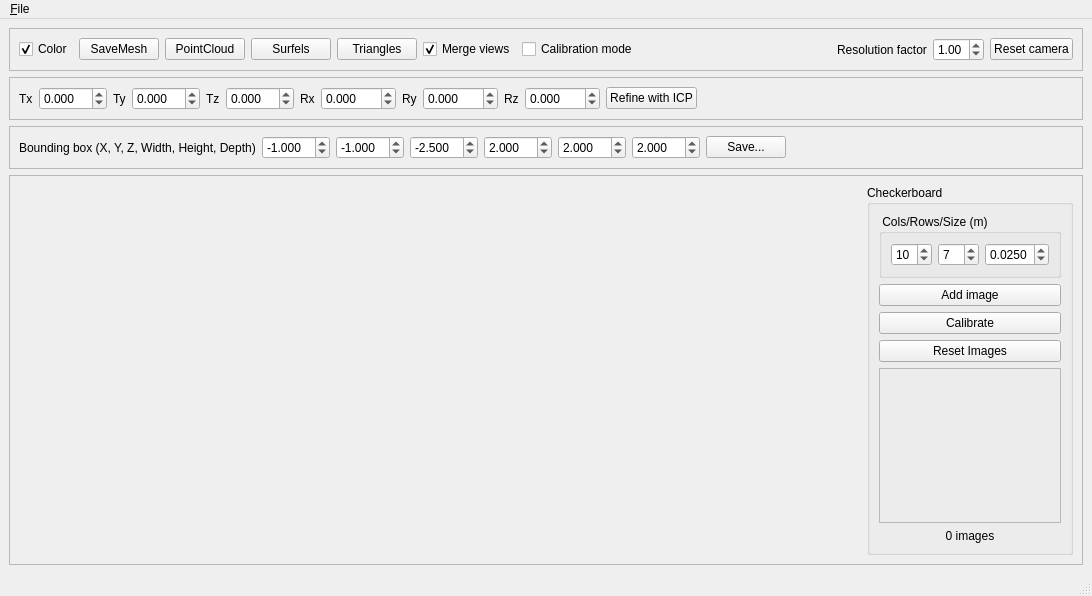
<?xml version="1.0" encoding="UTF-8"?>
<ui version="4.0">
 <class>View3DWindow</class>
 <widget class="QMainWindow" name="View3DWindow">
  <property name="geometry">
   <rect>
    <x>0</x>
    <y>0</y>
    <width>1092</width>
    <height>596</height>
   </rect>
  </property>
  <property name="windowTitle">
   <string>3D View</string>
  </property>
  <widget class="QWidget" name="centralwidget">
   <layout class="QVBoxLayout" name="verticalLayout">
    <item>
     <widget class="QFrame" name="frame">
      <property name="sizePolicy">
       <sizepolicy hsizetype="Preferred" vsizetype="Fixed">
        <horstretch>0</horstretch>
        <verstretch>0</verstretch>
       </sizepolicy>
      </property>
      <property name="frameShape">
       <enum>QFrame::StyledPanel</enum>
      </property>
      <property name="frameShadow">
       <enum>QFrame::Raised</enum>
      </property>
      <layout class="QHBoxLayout" name="horizontalLayout">
       <item>
        <widget class="QCheckBox" name="colorMappingCheckBox">
         <property name="text">
          <string>Color</string>
         </property>
         <property name="checked">
          <bool>true</bool>
         </property>
        </widget>
       </item>
       <item>
        <widget class="QPushButton" name="saveMeshPushButton">
         <property name="text">
          <string>SaveMesh</string>
         </property>
        </widget>
       </item>
       <item>
        <widget class="QPushButton" name="pointCloudPushButton">
         <property name="text">
          <string>PointCloud</string>
         </property>
        </widget>
       </item>
       <item>
        <widget class="QPushButton" name="surfelsPushButton">
         <property name="text">
          <string>Surfels</string>
         </property>
        </widget>
       </item>
       <item>
        <widget class="QPushButton" name="trianglePushButton">
         <property name="text">
          <string>Triangles</string>
         </property>
        </widget>
       </item>
       <item>
        <widget class="QCheckBox" name="mergeViewsCheckBox">
         <property name="text">
          <string>Merge views</string>
         </property>
         <property name="checked">
          <bool>true</bool>
         </property>
        </widget>
       </item>
       <item>
        <widget class="QCheckBox" name="calibrationModeCheckBox">
         <property name="text">
          <string>Calibration mode</string>
         </property>
        </widget>
       </item>
       <item>
        <spacer name="horizontalSpacer">
         <property name="orientation">
          <enum>Qt::Horizontal</enum>
         </property>
         <property name="sizeHint" stdset="0">
          <size>
           <width>40</width>
           <height>20</height>
          </size>
         </property>
        </spacer>
       </item>
       <item>
        <widget class="QLabel" name="label">
         <property name="text">
          <string>Resolution factor</string>
         </property>
        </widget>
       </item>
       <item>
        <widget class="QDoubleSpinBox" name="resolutionFactorSpinBox">
         <property name="minimum">
          <double>0.100000000000000</double>
         </property>
         <property name="maximum">
          <double>4.000000000000000</double>
         </property>
         <property name="singleStep">
          <double>0.100000000000000</double>
         </property>
         <property name="value">
          <double>1.000000000000000</double>
         </property>
        </widget>
       </item>
       <item>
        <widget class="QPushButton" name="resetCamera">
         <property name="text">
          <string>Reset camera</string>
         </property>
        </widget>
       </item>
      </layout>
     </widget>
    </item>
    <item>
     <widget class="QFrame" name="frame_3">
      <property name="sizePolicy">
       <sizepolicy hsizetype="Preferred" vsizetype="Fixed">
        <horstretch>0</horstretch>
        <verstretch>0</verstretch>
       </sizepolicy>
      </property>
      <property name="frameShape">
       <enum>QFrame::StyledPanel</enum>
      </property>
      <property name="frameShadow">
       <enum>QFrame::Raised</enum>
      </property>
      <layout class="QHBoxLayout" name="horizontalLayout_3">
       <item>
        <widget class="QLabel" name="label_2">
         <property name="text">
          <string>Tx</string>
         </property>
        </widget>
       </item>
       <item>
        <widget class="QDoubleSpinBox" name="txValue">
         <property name="decimals">
          <number>3</number>
         </property>
         <property name="minimum">
          <double>-10.000000000000000</double>
         </property>
         <property name="maximum">
          <double>10.000000000000000</double>
         </property>
        </widget>
       </item>
       <item>
        <widget class="QLabel" name="label_3">
         <property name="text">
          <string>Ty</string>
         </property>
        </widget>
       </item>
       <item>
        <widget class="QDoubleSpinBox" name="tyValue">
         <property name="decimals">
          <number>3</number>
         </property>
         <property name="minimum">
          <double>-10.000000000000000</double>
         </property>
         <property name="maximum">
          <double>10.000000000000000</double>
         </property>
        </widget>
       </item>
       <item>
        <widget class="QLabel" name="label_4">
         <property name="text">
          <string>Tz</string>
         </property>
        </widget>
       </item>
       <item>
        <widget class="QDoubleSpinBox" name="tzValue">
         <property name="decimals">
          <number>3</number>
         </property>
         <property name="minimum">
          <double>-10.000000000000000</double>
         </property>
         <property name="maximum">
          <double>10.000000000000000</double>
         </property>
        </widget>
       </item>
       <item>
        <widget class="QLabel" name="label_5">
         <property name="text">
          <string>Rx</string>
         </property>
        </widget>
       </item>
       <item>
        <widget class="QDoubleSpinBox" name="rxValue">
         <property name="decimals">
          <number>3</number>
         </property>
         <property name="minimum">
          <double>-360.000000000000000</double>
         </property>
         <property name="maximum">
          <double>360.000000000000000</double>
         </property>
        </widget>
       </item>
       <item>
        <widget class="QLabel" name="label_6">
         <property name="text">
          <string>Ry</string>
         </property>
        </widget>
       </item>
       <item>
        <widget class="QDoubleSpinBox" name="ryValue">
         <property name="decimals">
          <number>3</number>
         </property>
         <property name="minimum">
          <double>-360.000000000000000</double>
         </property>
         <property name="maximum">
          <double>360.000000000000000</double>
         </property>
        </widget>
       </item>
       <item>
        <widget class="QLabel" name="label_7">
         <property name="text">
          <string>Rz</string>
         </property>
        </widget>
       </item>
       <item>
        <widget class="QDoubleSpinBox" name="rzValue">
         <property name="decimals">
          <number>3</number>
         </property>
         <property name="minimum">
          <double>-360.000000000000000</double>
         </property>
         <property name="maximum">
          <double>360.000000000000000</double>
         </property>
        </widget>
       </item>
       <item>
        <widget class="QPushButton" name="refineWithICPButton">
         <property name="text">
          <string>Refine with ICP</string>
         </property>
        </widget>
       </item>
       <item>
        <spacer name="horizontalSpacer_2">
         <property name="orientation">
          <enum>Qt::Horizontal</enum>
         </property>
         <property name="sizeHint" stdset="0">
          <size>
           <width>40</width>
           <height>20</height>
          </size>
         </property>
        </spacer>
       </item>
      </layout>
     </widget>
    </item>
    <item>
     <widget class="QFrame" name="frame_5">
      <property name="sizePolicy">
       <sizepolicy hsizetype="Preferred" vsizetype="Fixed">
        <horstretch>0</horstretch>
        <verstretch>0</verstretch>
       </sizepolicy>
      </property>
      <property name="minimumSize">
       <size>
        <width>0</width>
        <height>20</height>
       </size>
      </property>
      <property name="frameShape">
       <enum>QFrame::StyledPanel</enum>
      </property>
      <property name="frameShadow">
       <enum>QFrame::Raised</enum>
      </property>
      <layout class="QHBoxLayout" name="horizontalLayout_5">
       <item>
        <widget class="QLabel" name="label_8">
         <property name="text">
          <string>Bounding box (X, Y, Z, Width, Height, Depth)</string>
         </property>
        </widget>
       </item>
       <item>
        <widget class="QDoubleSpinBox" name="bboxXSpinBox">
         <property name="decimals">
          <number>3</number>
         </property>
         <property name="minimum">
          <double>-10.000000000000000</double>
         </property>
         <property name="maximum">
          <double>10.000000000000000</double>
         </property>
         <property name="singleStep">
          <double>0.020000000000000</double>
         </property>
         <property name="value">
          <double>-1.000000000000000</double>
         </property>
        </widget>
       </item>
       <item>
        <widget class="QDoubleSpinBox" name="bboxYSpinBox">
         <property name="decimals">
          <number>3</number>
         </property>
         <property name="minimum">
          <double>-10.000000000000000</double>
         </property>
         <property name="maximum">
          <double>10.000000000000000</double>
         </property>
         <property name="singleStep">
          <double>0.010000000000000</double>
         </property>
         <property name="value">
          <double>-1.000000000000000</double>
         </property>
        </widget>
       </item>
       <item>
        <widget class="QDoubleSpinBox" name="bboxZSpinBox">
         <property name="decimals">
          <number>3</number>
         </property>
         <property name="minimum">
          <double>-10.000000000000000</double>
         </property>
         <property name="maximum">
          <double>10.000000000000000</double>
         </property>
         <property name="singleStep">
          <double>0.020000000000000</double>
         </property>
         <property name="value">
          <double>-2.500000000000000</double>
         </property>
        </widget>
       </item>
       <item>
        <widget class="QDoubleSpinBox" name="bboxWidthSpinBox">
         <property name="decimals">
          <number>3</number>
         </property>
         <property name="minimum">
          <double>-10.000000000000000</double>
         </property>
         <property name="maximum">
          <double>10.000000000000000</double>
         </property>
         <property name="singleStep">
          <double>0.020000000000000</double>
         </property>
         <property name="value">
          <double>2.000000000000000</double>
         </property>
        </widget>
       </item>
       <item>
        <widget class="QDoubleSpinBox" name="bboxHeightSpinBox">
         <property name="decimals">
          <number>3</number>
         </property>
         <property name="minimum">
          <double>-10.000000000000000</double>
         </property>
         <property name="maximum">
          <double>10.000000000000000</double>
         </property>
         <property name="singleStep">
          <double>0.020000000000000</double>
         </property>
         <property name="value">
          <double>2.000000000000000</double>
         </property>
        </widget>
       </item>
       <item>
        <widget class="QDoubleSpinBox" name="bboxDepthSpinBox">
         <property name="decimals">
          <number>3</number>
         </property>
         <property name="minimum">
          <double>-10.000000000000000</double>
         </property>
         <property name="maximum">
          <double>10.000000000000000</double>
         </property>
         <property name="singleStep">
          <double>0.020000000000000</double>
         </property>
         <property name="value">
          <double>2.000000000000000</double>
         </property>
        </widget>
       </item>
       <item>
        <widget class="QPushButton" name="saveBboxButton">
         <property name="text">
          <string>Save...</string>
         </property>
        </widget>
       </item>
       <item>
        <spacer name="horizontalSpacer_3">
         <property name="orientation">
          <enum>Qt::Horizontal</enum>
         </property>
         <property name="sizeHint" stdset="0">
          <size>
           <width>40</width>
           <height>20</height>
          </size>
         </property>
        </spacer>
       </item>
      </layout>
     </widget>
    </item>
    <item>
     <widget class="QFrame" name="frame_2">
      <property name="frameShape">
       <enum>QFrame::StyledPanel</enum>
      </property>
      <property name="frameShadow">
       <enum>QFrame::Raised</enum>
      </property>
      <layout class="QHBoxLayout" name="horizontalLayout_2">
       <item>
        <widget class="CalibrationMeshViewer" name="mesh_view" native="true">
         <property name="minimumSize">
          <size>
           <width>824</width>
           <height>358</height>
          </size>
         </property>
        </widget>
       </item>
       <item>
        <widget class="QGroupBox" name="groupBox">
         <property name="sizePolicy">
          <sizepolicy hsizetype="Fixed" vsizetype="Expanding">
           <horstretch>0</horstretch>
           <verstretch>0</verstretch>
          </sizepolicy>
         </property>
         <property name="minimumSize">
          <size>
           <width>150</width>
           <height>0</height>
          </size>
         </property>
         <property name="title">
          <string>Checkerboard</string>
         </property>
         <layout class="QVBoxLayout" name="verticalLayout_2">
          <item>
           <widget class="QGroupBox" name="groupBox_2">
            <property name="title">
             <string> Cols/Rows/Size (m)</string>
            </property>
            <layout class="QHBoxLayout" name="horizontalLayout_4">
             <item>
              <widget class="QSpinBox" name="patternWidthSpinBox">
               <property name="value">
                <number>10</number>
               </property>
              </widget>
             </item>
             <item>
              <widget class="QSpinBox" name="patternHeightSpinBox">
               <property name="value">
                <number>7</number>
               </property>
              </widget>
             </item>
             <item>
              <widget class="QDoubleSpinBox" name="patternSizeSpinBox">
               <property name="decimals">
                <number>4</number>
               </property>
               <property name="maximum">
                <double>1.000000000000000</double>
               </property>
               <property name="singleStep">
                <double>0.001000000000000</double>
               </property>
               <property name="value">
                <double>0.025000000000000</double>
               </property>
              </widget>
             </item>
            </layout>
           </widget>
          </item>
          <item>
           <widget class="QPushButton" name="addCheckerboardImageButton">
            <property name="text">
             <string>Add image</string>
            </property>
           </widget>
          </item>
          <item>
           <widget class="QPushButton" name="calibrateWithCheckerboardButton">
            <property name="text">
             <string>Calibrate</string>
            </property>
           </widget>
          </item>
          <item>
           <widget class="QPushButton" name="resetCheckerboardImages">
            <property name="text">
             <string>Reset Images</string>
            </property>
           </widget>
          </item>
          <item>
           <widget class="QFrame" name="frame_4">
            <property name="sizePolicy">
             <sizepolicy hsizetype="Preferred" vsizetype="Expanding">
              <horstretch>0</horstretch>
              <verstretch>0</verstretch>
             </sizepolicy>
            </property>
            <property name="minimumSize">
             <size>
              <width>0</width>
              <height>0</height>
             </size>
            </property>
            <property name="frameShape">
             <enum>QFrame::StyledPanel</enum>
            </property>
            <property name="frameShadow">
             <enum>QFrame::Raised</enum>
            </property>
            <layout class="QVBoxLayout" name="verticalLayout_3">
             <item>
              <widget class="ntk::ImageWidget" name="checkerboard_view" native="true">
               <property name="sizePolicy">
                <sizepolicy hsizetype="Preferred" vsizetype="Preferred">
                 <horstretch>0</horstretch>
                 <verstretch>0</verstretch>
                </sizepolicy>
               </property>
              </widget>
             </item>
            </layout>
           </widget>
          </item>
          <item>
           <widget class="QLabel" name="labelCheckboard">
            <property name="text">
             <string>0 images</string>
            </property>
            <property name="alignment">
             <set>Qt::AlignCenter</set>
            </property>
           </widget>
          </item>
         </layout>
        </widget>
       </item>
      </layout>
     </widget>
    </item>
   </layout>
  </widget>
  <widget class="QMenuBar" name="menubar">
   <property name="geometry">
    <rect>
     <x>0</x>
     <y>0</y>
     <width>1092</width>
     <height>22</height>
    </rect>
   </property>
   <widget class="QMenu" name="menu_File">
    <property name="title">
     <string>&amp;File</string>
    </property>
   </widget>
   <addaction name="menu_File"/>
  </widget>
  <widget class="QStatusBar" name="statusbar"/>
 </widget>
 <customwidgets>
  <customwidget>
   <class>ntk::ImageWidget</class>
   <extends>QWidget</extends>
   <header location="global">ntk/gui/image_widget.h</header>
   <container>1</container>
  </customwidget>
  <customwidget>
   <class>CalibrationMeshViewer</class>
   <extends>QWidget</extends>
   <header>View3dWindow.h</header>
   <container>1</container>
  </customwidget>
 </customwidgets>
 <resources/>
 <connections/>
</ui>
